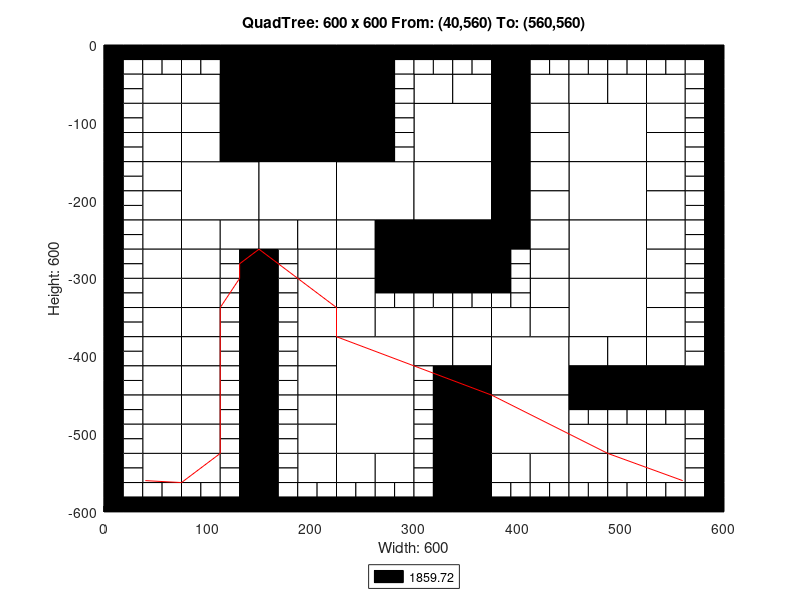

Reproduce this figure in MATLAB.
axis([0 600 -600 0]);
title('QuadTree: 600 x 600 From: (40,560) To: (560,560)');
xlabel('Width: 600');
ylabel('Height: 600');
rectangle('Position',[150 -75 75 75], 'FaceColor',[0 0 0]);
rectangle('Position',[150 -150 75 75], 'FaceColor',[0 0 0]);
rectangle('Position',[75 -225 75 75], 'FaceColor',[1 1 1]);
rectangle('Position',[150 -225 75 75], 'FaceColor',[1 1 1]);
rectangle('Position',[225 -225 75 75], 'FaceColor',[1 1 1]);
rectangle('Position',[300 -150 75 75], 'FaceColor',[1 1 1]);
rectangle('Position',[450 -150 75 75], 'FaceColor',[1 1 1]);
rectangle('Position',[300 -225 75 75], 'FaceColor',[1 1 1]);
rectangle('Position',[300 -300 75 75], 'FaceColor',[0 0 0]);
rectangle('Position',[450 -225 75 75], 'FaceColor',[1 1 1]);
rectangle('Position',[450 -300 75 75], 'FaceColor',[1 1 1]);
rectangle('Position',[225 -450 75 75], 'FaceColor',[1 1 1]);
rectangle('Position',[225 -525 75 75], 'FaceColor',[1 1 1]);
rectangle('Position',[375 -450 75 75], 'FaceColor',[1 1 1]);
rectangle('Position',[450 -375 75 75], 'FaceColor',[1 1 1]);
rectangle('Position',[375 -525 75 75], 'FaceColor',[1 1 1]);
rectangle('Position',[37.5 -75 37.5 37.5], 'FaceColor',[1 1 1]);
rectangle('Position',[112.5 -37.5 37.5 37.5], 'FaceColor',[0 0 0]);
rectangle('Position',[75 -75 37.5 37.5], 'FaceColor',[1 1 1]);
rectangle('Position',[112.5 -75 37.5 37.5], 'FaceColor',[0 0 0]);
rectangle('Position',[37.5 -112.5 37.5 37.5], 'FaceColor',[1 1 1]);
rectangle('Position',[37.5 -150 37.5 37.5], 'FaceColor',[1 1 1]);
rectangle('Position',[75 -112.5 37.5 37.5], 'FaceColor',[1 1 1]);
rectangle('Position',[112.5 -112.5 37.5 37.5], 'FaceColor',[0 0 0]);
rectangle('Position',[75 -150 37.5 37.5], 'FaceColor',[1 1 1]);
rectangle('Position',[112.5 -150 37.5 37.5], 'FaceColor',[0 0 0]);
rectangle('Position',[225 -37.5 37.5 37.5], 'FaceColor',[0 0 0]);
rectangle('Position',[225 -75 37.5 37.5], 'FaceColor',[0 0 0]);
rectangle('Position',[225 -112.5 37.5 37.5], 'FaceColor',[0 0 0]);
rectangle('Position',[225 -150 37.5 37.5], 'FaceColor',[0 0 0]);
rectangle('Position',[37.5 -187.5 37.5 37.5], 'FaceColor',[1 1 1]);
rectangle('Position',[37.5 -225 37.5 37.5], 'FaceColor',[1 1 1]);
rectangle('Position',[37.5 -262.5 37.5 37.5], 'FaceColor',[1 1 1]);
rectangle('Position',[37.5 -300 37.5 37.5], 'FaceColor',[1 1 1]);
rectangle('Position',[75 -262.5 37.5 37.5], 'FaceColor',[1 1 1]);
rectangle('Position',[112.5 -262.5 37.5 37.5], 'FaceColor',[1 1 1]);
rectangle('Position',[75 -300 37.5 37.5], 'FaceColor',[1 1 1]);
rectangle('Position',[150 -262.5 37.5 37.5], 'FaceColor',[1 1 1]);
rectangle('Position',[187.5 -262.5 37.5 37.5], 'FaceColor',[1 1 1]);
rectangle('Position',[187.5 -300 37.5 37.5], 'FaceColor',[1 1 1]);
rectangle('Position',[225 -262.5 37.5 37.5], 'FaceColor',[1 1 1]);
rectangle('Position',[262.5 -262.5 37.5 37.5], 'FaceColor',[0 0 0]);
rectangle('Position',[225 -300 37.5 37.5], 'FaceColor',[1 1 1]);
rectangle('Position',[262.5 -300 37.5 37.5], 'FaceColor',[0 0 0]);
rectangle('Position',[300 -75 37.5 37.5], 'FaceColor',[1 1 1]);
rectangle('Position',[337.5 -75 37.5 37.5], 'FaceColor',[1 1 1]);
rectangle('Position',[375 -37.5 37.5 37.5], 'FaceColor',[0 0 0]);
rectangle('Position',[375 -75 37.5 37.5], 'FaceColor',[0 0 0]);
rectangle('Position',[412.5 -75 37.5 37.5], 'FaceColor',[1 1 1]);
rectangle('Position',[375 -112.5 37.5 37.5], 'FaceColor',[0 0 0]);
rectangle('Position',[412.5 -112.5 37.5 37.5], 'FaceColor',[1 1 1]);
rectangle('Position',[375 -150 37.5 37.5], 'FaceColor',[0 0 0]);
rectangle('Position',[412.5 -150 37.5 37.5], 'FaceColor',[1 1 1]);
rectangle('Position',[450 -75 37.5 37.5], 'FaceColor',[1 1 1]);
rectangle('Position',[487.5 -75 37.5 37.5], 'FaceColor',[1 1 1]);
rectangle('Position',[525 -75 37.5 37.5], 'FaceColor',[1 1 1]);
rectangle('Position',[525 -112.5 37.5 37.5], 'FaceColor',[1 1 1]);
rectangle('Position',[525 -150 37.5 37.5], 'FaceColor',[1 1 1]);
rectangle('Position',[375 -187.5 37.5 37.5], 'FaceColor',[0 0 0]);
rectangle('Position',[412.5 -187.5 37.5 37.5], 'FaceColor',[1 1 1]);
rectangle('Position',[375 -225 37.5 37.5], 'FaceColor',[0 0 0]);
rectangle('Position',[412.5 -225 37.5 37.5], 'FaceColor',[1 1 1]);
rectangle('Position',[375 -262.5 37.5 37.5], 'FaceColor',[0 0 0]);
rectangle('Position',[412.5 -262.5 37.5 37.5], 'FaceColor',[1 1 1]);
rectangle('Position',[412.5 -300 37.5 37.5], 'FaceColor',[1 1 1]);
rectangle('Position',[525 -187.5 37.5 37.5], 'FaceColor',[1 1 1]);
rectangle('Position',[525 -225 37.5 37.5], 'FaceColor',[1 1 1]);
rectangle('Position',[525 -262.5 37.5 37.5], 'FaceColor',[1 1 1]);
rectangle('Position',[525 -300 37.5 37.5], 'FaceColor',[1 1 1]);
rectangle('Position',[37.5 -337.5 37.5 37.5], 'FaceColor',[1 1 1]);
rectangle('Position',[37.5 -375 37.5 37.5], 'FaceColor',[1 1 1]);
rectangle('Position',[75 -337.5 37.5 37.5], 'FaceColor',[1 1 1]);
rectangle('Position',[75 -375 37.5 37.5], 'FaceColor',[1 1 1]);
rectangle('Position',[37.5 -412.5 37.5 37.5], 'FaceColor',[1 1 1]);
rectangle('Position',[37.5 -450 37.5 37.5], 'FaceColor',[1 1 1]);
rectangle('Position',[75 -412.5 37.5 37.5], 'FaceColor',[1 1 1]);
rectangle('Position',[75 -450 37.5 37.5], 'FaceColor',[1 1 1]);
rectangle('Position',[187.5 -337.5 37.5 37.5], 'FaceColor',[1 1 1]);
rectangle('Position',[187.5 -375 37.5 37.5], 'FaceColor',[1 1 1]);
rectangle('Position',[225 -337.5 37.5 37.5], 'FaceColor',[1 1 1]);
rectangle('Position',[225 -375 37.5 37.5], 'FaceColor',[1 1 1]);
rectangle('Position',[262.5 -375 37.5 37.5], 'FaceColor',[1 1 1]);
rectangle('Position',[187.5 -412.5 37.5 37.5], 'FaceColor',[1 1 1]);
rectangle('Position',[187.5 -450 37.5 37.5], 'FaceColor',[1 1 1]);
rectangle('Position',[37.5 -487.5 37.5 37.5], 'FaceColor',[1 1 1]);
rectangle('Position',[37.5 -525 37.5 37.5], 'FaceColor',[1 1 1]);
rectangle('Position',[75 -487.5 37.5 37.5], 'FaceColor',[1 1 1]);
rectangle('Position',[75 -525 37.5 37.5], 'FaceColor',[1 1 1]);
rectangle('Position',[37.5 -562.5 37.5 37.5], 'FaceColor',[1 1 1]);
rectangle('Position',[75 -562.5 37.5 37.5], 'FaceColor',[1 1 1]);
rectangle('Position',[187.5 -487.5 37.5 37.5], 'FaceColor',[1 1 1]);
rectangle('Position',[187.5 -525 37.5 37.5], 'FaceColor',[1 1 1]);
rectangle('Position',[187.5 -562.5 37.5 37.5], 'FaceColor',[1 1 1]);
rectangle('Position',[225 -562.5 37.5 37.5], 'FaceColor',[1 1 1]);
rectangle('Position',[262.5 -562.5 37.5 37.5], 'FaceColor',[1 1 1]);
rectangle('Position',[300 -375 37.5 37.5], 'FaceColor',[1 1 1]);
rectangle('Position',[337.5 -375 37.5 37.5], 'FaceColor',[1 1 1]);
rectangle('Position',[412.5 -337.5 37.5 37.5], 'FaceColor',[1 1 1]);
rectangle('Position',[375 -375 37.5 37.5], 'FaceColor',[1 1 1]);
rectangle('Position',[412.5 -375 37.5 37.5], 'FaceColor',[1 1 1]);
rectangle('Position',[300 -412.5 37.5 37.5], 'FaceColor',[1 1 1]);
rectangle('Position',[337.5 -412.5 37.5 37.5], 'FaceColor',[1 1 1]);
rectangle('Position',[337.5 -450 37.5 37.5], 'FaceColor',[0 0 0]);
rectangle('Position',[525 -337.5 37.5 37.5], 'FaceColor',[1 1 1]);
rectangle('Position',[525 -375 37.5 37.5], 'FaceColor',[1 1 1]);
rectangle('Position',[450 -412.5 37.5 37.5], 'FaceColor',[1 1 1]);
rectangle('Position',[487.5 -412.5 37.5 37.5], 'FaceColor',[1 1 1]);
rectangle('Position',[450 -450 37.5 37.5], 'FaceColor',[0 0 0]);
rectangle('Position',[487.5 -450 37.5 37.5], 'FaceColor',[0 0 0]);
rectangle('Position',[525 -412.5 37.5 37.5], 'FaceColor',[1 1 1]);
rectangle('Position',[525 -450 37.5 37.5], 'FaceColor',[0 0 0]);
rectangle('Position',[562.5 -450 37.5 37.5], 'FaceColor',[0 0 0]);
rectangle('Position',[337.5 -487.5 37.5 37.5], 'FaceColor',[0 0 0]);
rectangle('Position',[337.5 -525 37.5 37.5], 'FaceColor',[0 0 0]);
rectangle('Position',[337.5 -562.5 37.5 37.5], 'FaceColor',[0 0 0]);
rectangle('Position',[337.5 -600 37.5 37.5], 'FaceColor',[0 0 0]);
rectangle('Position',[375 -562.5 37.5 37.5], 'FaceColor',[1 1 1]);
rectangle('Position',[412.5 -562.5 37.5 37.5], 'FaceColor',[1 1 1]);
rectangle('Position',[450 -525 37.5 37.5], 'FaceColor',[1 1 1]);
rectangle('Position',[487.5 -525 37.5 37.5], 'FaceColor',[1 1 1]);
rectangle('Position',[525 -525 37.5 37.5], 'FaceColor',[1 1 1]);
rectangle('Position',[450 -562.5 37.5 37.5], 'FaceColor',[1 1 1]);
rectangle('Position',[487.5 -562.5 37.5 37.5], 'FaceColor',[1 1 1]);
rectangle('Position',[525 -562.5 37.5 37.5], 'FaceColor',[1 1 1]);
rectangle('Position',[0 -18.75 18.75 18.75], 'FaceColor',[0 0 0]);
rectangle('Position',[18.75 -18.75 18.75 18.75], 'FaceColor',[0 0 0]);
rectangle('Position',[0 -37.5 18.75 18.75], 'FaceColor',[0 0 0]);
rectangle('Position',[18.75 -37.5 18.75 18.75], 'FaceColor',[1 1 1]);
rectangle('Position',[37.5 -18.75 18.75 18.75], 'FaceColor',[0 0 0]);
rectangle('Position',[56.25 -18.75 18.75 18.75], 'FaceColor',[0 0 0]);
rectangle('Position',[37.5 -37.5 18.75 18.75], 'FaceColor',[1 1 1]);
rectangle('Position',[56.25 -37.5 18.75 18.75], 'FaceColor',[1 1 1]);
rectangle('Position',[0 -56.25 18.75 18.75], 'FaceColor',[0 0 0]);
rectangle('Position',[18.75 -56.25 18.75 18.75], 'FaceColor',[1 1 1]);
rectangle('Position',[0 -75 18.75 18.75], 'FaceColor',[0 0 0]);
rectangle('Position',[18.75 -75 18.75 18.75], 'FaceColor',[1 1 1]);
rectangle('Position',[75 -18.75 18.75 18.75], 'FaceColor',[0 0 0]);
rectangle('Position',[93.75 -18.75 18.75 18.75], 'FaceColor',[0 0 0]);
rectangle('Position',[75 -37.5 18.75 18.75], 'FaceColor',[1 1 1]);
rectangle('Position',[93.75 -37.5 18.75 18.75], 'FaceColor',[1 1 1]);
rectangle('Position',[0 -93.75 18.75 18.75], 'FaceColor',[0 0 0]);
rectangle('Position',[18.75 -93.75 18.75 18.75], 'FaceColor',[1 1 1]);
rectangle('Position',[0 -112.5 18.75 18.75], 'FaceColor',[0 0 0]);
rectangle('Position',[18.75 -112.5 18.75 18.75], 'FaceColor',[1 1 1]);
rectangle('Position',[0 -131.25 18.75 18.75], 'FaceColor',[0 0 0]);
rectangle('Position',[18.75 -131.25 18.75 18.75], 'FaceColor',[1 1 1]);
rectangle('Position',[0 -150 18.75 18.75], 'FaceColor',[0 0 0]);
rectangle('Position',[18.75 -150 18.75 18.75], 'FaceColor',[1 1 1]);
rectangle('Position',[262.5 -18.75 18.75 18.75], 'FaceColor',[0 0 0]);
rectangle('Position',[281.25 -18.75 18.75 18.75], 'FaceColor',[0 0 0]);
rectangle('Position',[262.5 -37.5 18.75 18.75], 'FaceColor',[0 0 0]);
rectangle('Position',[281.25 -37.5 18.75 18.75], 'FaceColor',[1 1 1]);
rectangle('Position',[262.5 -56.25 18.75 18.75], 'FaceColor',[0 0 0]);
rectangle('Position',[281.25 -56.25 18.75 18.75], 'FaceColor',[1 1 1]);
rectangle('Position',[262.5 -75 18.75 18.75], 'FaceColor',[0 0 0]);
rectangle('Position',[281.25 -75 18.75 18.75], 'FaceColor',[1 1 1]);
rectangle('Position',[262.5 -93.75 18.75 18.75], 'FaceColor',[0 0 0]);
rectangle('Position',[281.25 -93.75 18.75 18.75], 'FaceColor',[1 1 1]);
rectangle('Position',[262.5 -112.5 18.75 18.75], 'FaceColor',[0 0 0]);
rectangle('Position',[281.25 -112.5 18.75 18.75], 'FaceColor',[1 1 1]);
rectangle('Position',[262.5 -131.25 18.75 18.75], 'FaceColor',[0 0 0]);
rectangle('Position',[281.25 -131.25 18.75 18.75], 'FaceColor',[1 1 1]);
rectangle('Position',[262.5 -150 18.75 18.75], 'FaceColor',[0 0 0]);
rectangle('Position',[281.25 -150 18.75 18.75], 'FaceColor',[1 1 1]);
rectangle('Position',[0 -168.75 18.75 18.75], 'FaceColor',[0 0 0]);
rectangle('Position',[18.75 -168.75 18.75 18.75], 'FaceColor',[1 1 1]);
rectangle('Position',[0 -187.5 18.75 18.75], 'FaceColor',[0 0 0]);
rectangle('Position',[18.75 -187.5 18.75 18.75], 'FaceColor',[1 1 1]);
rectangle('Position',[0 -206.25 18.75 18.75], 'FaceColor',[0 0 0]);
rectangle('Position',[18.75 -206.25 18.75 18.75], 'FaceColor',[1 1 1]);
rectangle('Position',[0 -225 18.75 18.75], 'FaceColor',[0 0 0]);
rectangle('Position',[18.75 -225 18.75 18.75], 'FaceColor',[1 1 1]);
rectangle('Position',[0 -243.75 18.75 18.75], 'FaceColor',[0 0 0]);
rectangle('Position',[18.75 -243.75 18.75 18.75], 'FaceColor',[1 1 1]);
rectangle('Position',[0 -262.5 18.75 18.75], 'FaceColor',[0 0 0]);
rectangle('Position',[18.75 -262.5 18.75 18.75], 'FaceColor',[1 1 1]);
rectangle('Position',[0 -281.25 18.75 18.75], 'FaceColor',[0 0 0]);
rectangle('Position',[18.75 -281.25 18.75 18.75], 'FaceColor',[1 1 1]);
rectangle('Position',[0 -300 18.75 18.75], 'FaceColor',[0 0 0]);
rectangle('Position',[18.75 -300 18.75 18.75], 'FaceColor',[1 1 1]);
rectangle('Position',[112.5 -281.25 18.75 18.75], 'FaceColor',[1 1 1]);
rectangle('Position',[131.25 -281.25 18.75 18.75], 'FaceColor',[0 0 0]);
rectangle('Position',[112.5 -300 18.75 18.75], 'FaceColor',[1 1 1]);
rectangle('Position',[131.25 -300 18.75 18.75], 'FaceColor',[0 0 0]);
rectangle('Position',[150 -281.25 18.75 18.75], 'FaceColor',[0 0 0]);
rectangle('Position',[168.75 -281.25 18.75 18.75], 'FaceColor',[1 1 1]);
rectangle('Position',[150 -300 18.75 18.75], 'FaceColor',[0 0 0]);
rectangle('Position',[168.75 -300 18.75 18.75], 'FaceColor',[1 1 1]);
rectangle('Position',[300 -18.75 18.75 18.75], 'FaceColor',[0 0 0]);
rectangle('Position',[318.75 -18.75 18.75 18.75], 'FaceColor',[0 0 0]);
rectangle('Position',[300 -37.5 18.75 18.75], 'FaceColor',[1 1 1]);
rectangle('Position',[318.75 -37.5 18.75 18.75], 'FaceColor',[1 1 1]);
rectangle('Position',[337.5 -18.75 18.75 18.75], 'FaceColor',[0 0 0]);
rectangle('Position',[356.25 -18.75 18.75 18.75], 'FaceColor',[0 0 0]);
rectangle('Position',[337.5 -37.5 18.75 18.75], 'FaceColor',[1 1 1]);
rectangle('Position',[356.25 -37.5 18.75 18.75], 'FaceColor',[1 1 1]);
rectangle('Position',[412.5 -18.75 18.75 18.75], 'FaceColor',[0 0 0]);
rectangle('Position',[431.25 -18.75 18.75 18.75], 'FaceColor',[0 0 0]);
rectangle('Position',[412.5 -37.5 18.75 18.75], 'FaceColor',[1 1 1]);
rectangle('Position',[431.25 -37.5 18.75 18.75], 'FaceColor',[1 1 1]);
rectangle('Position',[450 -18.75 18.75 18.75], 'FaceColor',[0 0 0]);
rectangle('Position',[468.75 -18.75 18.75 18.75], 'FaceColor',[0 0 0]);
rectangle('Position',[450 -37.5 18.75 18.75], 'FaceColor',[1 1 1]);
rectangle('Position',[468.75 -37.5 18.75 18.75], 'FaceColor',[1 1 1]);
rectangle('Position',[487.5 -18.75 18.75 18.75], 'FaceColor',[0 0 0]);
rectangle('Position',[506.25 -18.75 18.75 18.75], 'FaceColor',[0 0 0]);
rectangle('Position',[487.5 -37.5 18.75 18.75], 'FaceColor',[1 1 1]);
rectangle('Position',[506.25 -37.5 18.75 18.75], 'FaceColor',[1 1 1]);
rectangle('Position',[525 -18.75 18.75 18.75], 'FaceColor',[0 0 0]);
rectangle('Position',[543.75 -18.75 18.75 18.75], 'FaceColor',[0 0 0]);
rectangle('Position',[525 -37.5 18.75 18.75], 'FaceColor',[1 1 1]);
rectangle('Position',[543.75 -37.5 18.75 18.75], 'FaceColor',[1 1 1]);
rectangle('Position',[562.5 -18.75 18.75 18.75], 'FaceColor',[0 0 0]);
rectangle('Position',[581.25 -18.75 18.75 18.75], 'FaceColor',[0 0 0]);
rectangle('Position',[562.5 -37.5 18.75 18.75], 'FaceColor',[1 1 1]);
rectangle('Position',[581.25 -37.5 18.75 18.75], 'FaceColor',[0 0 0]);
rectangle('Position',[562.5 -56.25 18.75 18.75], 'FaceColor',[1 1 1]);
rectangle('Position',[581.25 -56.25 18.75 18.75], 'FaceColor',[0 0 0]);
rectangle('Position',[562.5 -75 18.75 18.75], 'FaceColor',[1 1 1]);
rectangle('Position',[581.25 -75 18.75 18.75], 'FaceColor',[0 0 0]);
rectangle('Position',[562.5 -93.75 18.75 18.75], 'FaceColor',[1 1 1]);
rectangle('Position',[581.25 -93.75 18.75 18.75], 'FaceColor',[0 0 0]);
rectangle('Position',[562.5 -112.5 18.75 18.75], 'FaceColor',[1 1 1]);
rectangle('Position',[581.25 -112.5 18.75 18.75], 'FaceColor',[0 0 0]);
rectangle('Position',[562.5 -131.25 18.75 18.75], 'FaceColor',[1 1 1]);
rectangle('Position',[581.25 -131.25 18.75 18.75], 'FaceColor',[0 0 0]);
rectangle('Position',[562.5 -150 18.75 18.75], 'FaceColor',[1 1 1]);
rectangle('Position',[581.25 -150 18.75 18.75], 'FaceColor',[0 0 0]);
rectangle('Position',[375 -281.25 18.75 18.75], 'FaceColor',[0 0 0]);
rectangle('Position',[393.75 -281.25 18.75 18.75], 'FaceColor',[1 1 1]);
rectangle('Position',[375 -300 18.75 18.75], 'FaceColor',[0 0 0]);
rectangle('Position',[393.75 -300 18.75 18.75], 'FaceColor',[1 1 1]);
rectangle('Position',[562.5 -168.75 18.75 18.75], 'FaceColor',[1 1 1]);
rectangle('Position',[581.25 -168.75 18.75 18.75], 'FaceColor',[0 0 0]);
rectangle('Position',[562.5 -187.5 18.75 18.75], 'FaceColor',[1 1 1]);
rectangle('Position',[581.25 -187.5 18.75 18.75], 'FaceColor',[0 0 0]);
rectangle('Position',[562.5 -206.25 18.75 18.75], 'FaceColor',[1 1 1]);
rectangle('Position',[581.25 -206.25 18.75 18.75], 'FaceColor',[0 0 0]);
rectangle('Position',[562.5 -225 18.75 18.75], 'FaceColor',[1 1 1]);
rectangle('Position',[581.25 -225 18.75 18.75], 'FaceColor',[0 0 0]);
rectangle('Position',[562.5 -243.75 18.75 18.75], 'FaceColor',[1 1 1]);
rectangle('Position',[581.25 -243.75 18.75 18.75], 'FaceColor',[0 0 0]);
rectangle('Position',[562.5 -262.5 18.75 18.75], 'FaceColor',[1 1 1]);
rectangle('Position',[581.25 -262.5 18.75 18.75], 'FaceColor',[0 0 0]);
rectangle('Position',[562.5 -281.25 18.75 18.75], 'FaceColor',[1 1 1]);
rectangle('Position',[581.25 -281.25 18.75 18.75], 'FaceColor',[0 0 0]);
rectangle('Position',[562.5 -300 18.75 18.75], 'FaceColor',[1 1 1]);
rectangle('Position',[581.25 -300 18.75 18.75], 'FaceColor',[0 0 0]);
rectangle('Position',[0 -318.75 18.75 18.75], 'FaceColor',[0 0 0]);
rectangle('Position',[18.75 -318.75 18.75 18.75], 'FaceColor',[1 1 1]);
rectangle('Position',[0 -337.5 18.75 18.75], 'FaceColor',[0 0 0]);
rectangle('Position',[18.75 -337.5 18.75 18.75], 'FaceColor',[1 1 1]);
rectangle('Position',[0 -356.25 18.75 18.75], 'FaceColor',[0 0 0]);
rectangle('Position',[18.75 -356.25 18.75 18.75], 'FaceColor',[1 1 1]);
rectangle('Position',[0 -375 18.75 18.75], 'FaceColor',[0 0 0]);
rectangle('Position',[18.75 -375 18.75 18.75], 'FaceColor',[1 1 1]);
rectangle('Position',[112.5 -318.75 18.75 18.75], 'FaceColor',[1 1 1]);
rectangle('Position',[131.25 -318.75 18.75 18.75], 'FaceColor',[0 0 0]);
rectangle('Position',[112.5 -337.5 18.75 18.75], 'FaceColor',[1 1 1]);
rectangle('Position',[131.25 -337.5 18.75 18.75], 'FaceColor',[0 0 0]);
rectangle('Position',[112.5 -356.25 18.75 18.75], 'FaceColor',[1 1 1]);
rectangle('Position',[131.25 -356.25 18.75 18.75], 'FaceColor',[0 0 0]);
rectangle('Position',[112.5 -375 18.75 18.75], 'FaceColor',[1 1 1]);
rectangle('Position',[131.25 -375 18.75 18.75], 'FaceColor',[0 0 0]);
rectangle('Position',[0 -393.75 18.75 18.75], 'FaceColor',[0 0 0]);
rectangle('Position',[18.75 -393.75 18.75 18.75], 'FaceColor',[1 1 1]);
rectangle('Position',[0 -412.5 18.75 18.75], 'FaceColor',[0 0 0]);
rectangle('Position',[18.75 -412.5 18.75 18.75], 'FaceColor',[1 1 1]);
rectangle('Position',[0 -431.25 18.75 18.75], 'FaceColor',[0 0 0]);
rectangle('Position',[18.75 -431.25 18.75 18.75], 'FaceColor',[1 1 1]);
rectangle('Position',[0 -450 18.75 18.75], 'FaceColor',[0 0 0]);
rectangle('Position',[18.75 -450 18.75 18.75], 'FaceColor',[1 1 1]);
rectangle('Position',[112.5 -393.75 18.75 18.75], 'FaceColor',[1 1 1]);
rectangle('Position',[131.25 -393.75 18.75 18.75], 'FaceColor',[0 0 0]);
rectangle('Position',[112.5 -412.5 18.75 18.75], 'FaceColor',[1 1 1]);
rectangle('Position',[131.25 -412.5 18.75 18.75], 'FaceColor',[0 0 0]);
rectangle('Position',[112.5 -431.25 18.75 18.75], 'FaceColor',[1 1 1]);
rectangle('Position',[131.25 -431.25 18.75 18.75], 'FaceColor',[0 0 0]);
rectangle('Position',[112.5 -450 18.75 18.75], 'FaceColor',[1 1 1]);
rectangle('Position',[131.25 -450 18.75 18.75], 'FaceColor',[0 0 0]);
rectangle('Position',[150 -318.75 18.75 18.75], 'FaceColor',[0 0 0]);
rectangle('Position',[168.75 -318.75 18.75 18.75], 'FaceColor',[1 1 1]);
rectangle('Position',[150 -337.5 18.75 18.75], 'FaceColor',[0 0 0]);
rectangle('Position',[168.75 -337.5 18.75 18.75], 'FaceColor',[1 1 1]);
rectangle('Position',[150 -356.25 18.75 18.75], 'FaceColor',[0 0 0]);
rectangle('Position',[168.75 -356.25 18.75 18.75], 'FaceColor',[1 1 1]);
rectangle('Position',[150 -375 18.75 18.75], 'FaceColor',[0 0 0]);
rectangle('Position',[168.75 -375 18.75 18.75], 'FaceColor',[1 1 1]);
rectangle('Position',[262.5 -318.75 18.75 18.75], 'FaceColor',[0 0 0]);
rectangle('Position',[281.25 -318.75 18.75 18.75], 'FaceColor',[0 0 0]);
rectangle('Position',[262.5 -337.5 18.75 18.75], 'FaceColor',[1 1 1]);
rectangle('Position',[281.25 -337.5 18.75 18.75], 'FaceColor',[1 1 1]);
rectangle('Position',[150 -393.75 18.75 18.75], 'FaceColor',[0 0 0]);
rectangle('Position',[168.75 -393.75 18.75 18.75], 'FaceColor',[1 1 1]);
rectangle('Position',[150 -412.5 18.75 18.75], 'FaceColor',[0 0 0]);
rectangle('Position',[168.75 -412.5 18.75 18.75], 'FaceColor',[1 1 1]);
rectangle('Position',[150 -431.25 18.75 18.75], 'FaceColor',[0 0 0]);
rectangle('Position',[168.75 -431.25 18.75 18.75], 'FaceColor',[1 1 1]);
rectangle('Position',[150 -450 18.75 18.75], 'FaceColor',[0 0 0]);
rectangle('Position',[168.75 -450 18.75 18.75], 'FaceColor',[1 1 1]);
rectangle('Position',[0 -468.75 18.75 18.75], 'FaceColor',[0 0 0]);
rectangle('Position',[18.75 -468.75 18.75 18.75], 'FaceColor',[1 1 1]);
rectangle('Position',[0 -487.5 18.75 18.75], 'FaceColor',[0 0 0]);
rectangle('Position',[18.75 -487.5 18.75 18.75], 'FaceColor',[1 1 1]);
rectangle('Position',[0 -506.25 18.75 18.75], 'FaceColor',[0 0 0]);
rectangle('Position',[18.75 -506.25 18.75 18.75], 'FaceColor',[1 1 1]);
rectangle('Position',[0 -525 18.75 18.75], 'FaceColor',[0 0 0]);
rectangle('Position',[18.75 -525 18.75 18.75], 'FaceColor',[1 1 1]);
rectangle('Position',[112.5 -468.75 18.75 18.75], 'FaceColor',[1 1 1]);
rectangle('Position',[131.25 -468.75 18.75 18.75], 'FaceColor',[0 0 0]);
rectangle('Position',[112.5 -487.5 18.75 18.75], 'FaceColor',[1 1 1]);
rectangle('Position',[131.25 -487.5 18.75 18.75], 'FaceColor',[0 0 0]);
rectangle('Position',[112.5 -506.25 18.75 18.75], 'FaceColor',[1 1 1]);
rectangle('Position',[131.25 -506.25 18.75 18.75], 'FaceColor',[0 0 0]);
rectangle('Position',[112.5 -525 18.75 18.75], 'FaceColor',[1 1 1]);
rectangle('Position',[131.25 -525 18.75 18.75], 'FaceColor',[0 0 0]);
rectangle('Position',[0 -543.75 18.75 18.75], 'FaceColor',[0 0 0]);
rectangle('Position',[18.75 -543.75 18.75 18.75], 'FaceColor',[1 1 1]);
rectangle('Position',[0 -562.5 18.75 18.75], 'FaceColor',[0 0 0]);
rectangle('Position',[18.75 -562.5 18.75 18.75], 'FaceColor',[1 1 1]);
rectangle('Position',[0 -581.25 18.75 18.75], 'FaceColor',[0 0 0]);
rectangle('Position',[18.75 -581.25 18.75 18.75], 'FaceColor',[1 1 1]);
rectangle('Position',[0 -600 18.75 18.75], 'FaceColor',[0 0 0]);
rectangle('Position',[18.75 -600 18.75 18.75], 'FaceColor',[0 0 0]);
rectangle('Position',[37.5 -581.25 18.75 18.75], 'FaceColor',[1 1 1]);
rectangle('Position',[56.25 -581.25 18.75 18.75], 'FaceColor',[1 1 1]);
rectangle('Position',[37.5 -600 18.75 18.75], 'FaceColor',[0 0 0]);
rectangle('Position',[56.25 -600 18.75 18.75], 'FaceColor',[0 0 0]);
rectangle('Position',[112.5 -543.75 18.75 18.75], 'FaceColor',[1 1 1]);
rectangle('Position',[131.25 -543.75 18.75 18.75], 'FaceColor',[0 0 0]);
rectangle('Position',[112.5 -562.5 18.75 18.75], 'FaceColor',[1 1 1]);
rectangle('Position',[131.25 -562.5 18.75 18.75], 'FaceColor',[0 0 0]);
rectangle('Position',[75 -581.25 18.75 18.75], 'FaceColor',[1 1 1]);
rectangle('Position',[93.75 -581.25 18.75 18.75], 'FaceColor',[1 1 1]);
rectangle('Position',[75 -600 18.75 18.75], 'FaceColor',[0 0 0]);
rectangle('Position',[93.75 -600 18.75 18.75], 'FaceColor',[0 0 0]);
rectangle('Position',[112.5 -581.25 18.75 18.75], 'FaceColor',[1 1 1]);
rectangle('Position',[131.25 -581.25 18.75 18.75], 'FaceColor',[0 0 0]);
rectangle('Position',[112.5 -600 18.75 18.75], 'FaceColor',[0 0 0]);
rectangle('Position',[131.25 -600 18.75 18.75], 'FaceColor',[0 0 0]);
rectangle('Position',[150 -468.75 18.75 18.75], 'FaceColor',[0 0 0]);
rectangle('Position',[168.75 -468.75 18.75 18.75], 'FaceColor',[1 1 1]);
rectangle('Position',[150 -487.5 18.75 18.75], 'FaceColor',[0 0 0]);
rectangle('Position',[168.75 -487.5 18.75 18.75], 'FaceColor',[1 1 1]);
rectangle('Position',[150 -506.25 18.75 18.75], 'FaceColor',[0 0 0]);
rectangle('Position',[168.75 -506.25 18.75 18.75], 'FaceColor',[1 1 1]);
rectangle('Position',[150 -525 18.75 18.75], 'FaceColor',[0 0 0]);
rectangle('Position',[168.75 -525 18.75 18.75], 'FaceColor',[1 1 1]);
rectangle('Position',[150 -543.75 18.75 18.75], 'FaceColor',[0 0 0]);
rectangle('Position',[168.75 -543.75 18.75 18.75], 'FaceColor',[1 1 1]);
rectangle('Position',[150 -562.5 18.75 18.75], 'FaceColor',[0 0 0]);
rectangle('Position',[168.75 -562.5 18.75 18.75], 'FaceColor',[1 1 1]);
rectangle('Position',[150 -581.25 18.75 18.75], 'FaceColor',[0 0 0]);
rectangle('Position',[168.75 -581.25 18.75 18.75], 'FaceColor',[1 1 1]);
rectangle('Position',[150 -600 18.75 18.75], 'FaceColor',[0 0 0]);
rectangle('Position',[168.75 -600 18.75 18.75], 'FaceColor',[0 0 0]);
rectangle('Position',[187.5 -581.25 18.75 18.75], 'FaceColor',[1 1 1]);
rectangle('Position',[206.25 -581.25 18.75 18.75], 'FaceColor',[1 1 1]);
rectangle('Position',[187.5 -600 18.75 18.75], 'FaceColor',[0 0 0]);
rectangle('Position',[206.25 -600 18.75 18.75], 'FaceColor',[0 0 0]);
rectangle('Position',[225 -581.25 18.75 18.75], 'FaceColor',[1 1 1]);
rectangle('Position',[243.75 -581.25 18.75 18.75], 'FaceColor',[1 1 1]);
rectangle('Position',[225 -600 18.75 18.75], 'FaceColor',[0 0 0]);
rectangle('Position',[243.75 -600 18.75 18.75], 'FaceColor',[0 0 0]);
rectangle('Position',[262.5 -581.25 18.75 18.75], 'FaceColor',[1 1 1]);
rectangle('Position',[281.25 -581.25 18.75 18.75], 'FaceColor',[1 1 1]);
rectangle('Position',[262.5 -600 18.75 18.75], 'FaceColor',[0 0 0]);
rectangle('Position',[281.25 -600 18.75 18.75], 'FaceColor',[0 0 0]);
rectangle('Position',[300 -318.75 18.75 18.75], 'FaceColor',[0 0 0]);
rectangle('Position',[318.75 -318.75 18.75 18.75], 'FaceColor',[0 0 0]);
rectangle('Position',[300 -337.5 18.75 18.75], 'FaceColor',[1 1 1]);
rectangle('Position',[318.75 -337.5 18.75 18.75], 'FaceColor',[1 1 1]);
rectangle('Position',[337.5 -318.75 18.75 18.75], 'FaceColor',[0 0 0]);
rectangle('Position',[356.25 -318.75 18.75 18.75], 'FaceColor',[0 0 0]);
rectangle('Position',[337.5 -337.5 18.75 18.75], 'FaceColor',[1 1 1]);
rectangle('Position',[356.25 -337.5 18.75 18.75], 'FaceColor',[1 1 1]);
rectangle('Position',[375 -318.75 18.75 18.75], 'FaceColor',[0 0 0]);
rectangle('Position',[393.75 -318.75 18.75 18.75], 'FaceColor',[1 1 1]);
rectangle('Position',[375 -337.5 18.75 18.75], 'FaceColor',[1 1 1]);
rectangle('Position',[393.75 -337.5 18.75 18.75], 'FaceColor',[1 1 1]);
rectangle('Position',[300 -431.25 18.75 18.75], 'FaceColor',[1 1 1]);
rectangle('Position',[318.75 -431.25 18.75 18.75], 'FaceColor',[0 0 0]);
rectangle('Position',[300 -450 18.75 18.75], 'FaceColor',[1 1 1]);
rectangle('Position',[318.75 -450 18.75 18.75], 'FaceColor',[0 0 0]);
rectangle('Position',[562.5 -318.75 18.75 18.75], 'FaceColor',[1 1 1]);
rectangle('Position',[581.25 -318.75 18.75 18.75], 'FaceColor',[0 0 0]);
rectangle('Position',[562.5 -337.5 18.75 18.75], 'FaceColor',[1 1 1]);
rectangle('Position',[581.25 -337.5 18.75 18.75], 'FaceColor',[0 0 0]);
rectangle('Position',[562.5 -356.25 18.75 18.75], 'FaceColor',[1 1 1]);
rectangle('Position',[581.25 -356.25 18.75 18.75], 'FaceColor',[0 0 0]);
rectangle('Position',[562.5 -375 18.75 18.75], 'FaceColor',[1 1 1]);
rectangle('Position',[581.25 -375 18.75 18.75], 'FaceColor',[0 0 0]);
rectangle('Position',[562.5 -393.75 18.75 18.75], 'FaceColor',[1 1 1]);
rectangle('Position',[581.25 -393.75 18.75 18.75], 'FaceColor',[0 0 0]);
rectangle('Position',[562.5 -412.5 18.75 18.75], 'FaceColor',[1 1 1]);
rectangle('Position',[581.25 -412.5 18.75 18.75], 'FaceColor',[0 0 0]);
rectangle('Position',[300 -468.75 18.75 18.75], 'FaceColor',[1 1 1]);
rectangle('Position',[318.75 -468.75 18.75 18.75], 'FaceColor',[0 0 0]);
rectangle('Position',[300 -487.5 18.75 18.75], 'FaceColor',[1 1 1]);
rectangle('Position',[318.75 -487.5 18.75 18.75], 'FaceColor',[0 0 0]);
rectangle('Position',[300 -506.25 18.75 18.75], 'FaceColor',[1 1 1]);
rectangle('Position',[318.75 -506.25 18.75 18.75], 'FaceColor',[0 0 0]);
rectangle('Position',[300 -525 18.75 18.75], 'FaceColor',[1 1 1]);
rectangle('Position',[318.75 -525 18.75 18.75], 'FaceColor',[0 0 0]);
rectangle('Position',[300 -543.75 18.75 18.75], 'FaceColor',[1 1 1]);
rectangle('Position',[318.75 -543.75 18.75 18.75], 'FaceColor',[0 0 0]);
rectangle('Position',[300 -562.5 18.75 18.75], 'FaceColor',[1 1 1]);
rectangle('Position',[318.75 -562.5 18.75 18.75], 'FaceColor',[0 0 0]);
rectangle('Position',[300 -581.25 18.75 18.75], 'FaceColor',[1 1 1]);
rectangle('Position',[318.75 -581.25 18.75 18.75], 'FaceColor',[0 0 0]);
rectangle('Position',[300 -600 18.75 18.75], 'FaceColor',[0 0 0]);
rectangle('Position',[318.75 -600 18.75 18.75], 'FaceColor',[0 0 0]);
rectangle('Position',[375 -581.25 18.75 18.75], 'FaceColor',[1 1 1]);
rectangle('Position',[393.75 -581.25 18.75 18.75], 'FaceColor',[1 1 1]);
rectangle('Position',[375 -600 18.75 18.75], 'FaceColor',[0 0 0]);
rectangle('Position',[393.75 -600 18.75 18.75], 'FaceColor',[0 0 0]);
rectangle('Position',[412.5 -581.25 18.75 18.75], 'FaceColor',[1 1 1]);
rectangle('Position',[431.25 -581.25 18.75 18.75], 'FaceColor',[1 1 1]);
rectangle('Position',[412.5 -600 18.75 18.75], 'FaceColor',[0 0 0]);
rectangle('Position',[431.25 -600 18.75 18.75], 'FaceColor',[0 0 0]);
rectangle('Position',[450 -468.75 18.75 18.75], 'FaceColor',[0 0 0]);
rectangle('Position',[468.75 -468.75 18.75 18.75], 'FaceColor',[0 0 0]);
rectangle('Position',[450 -487.5 18.75 18.75], 'FaceColor',[1 1 1]);
rectangle('Position',[468.75 -487.5 18.75 18.75], 'FaceColor',[1 1 1]);
rectangle('Position',[487.5 -468.75 18.75 18.75], 'FaceColor',[0 0 0]);
rectangle('Position',[506.25 -468.75 18.75 18.75], 'FaceColor',[0 0 0]);
rectangle('Position',[487.5 -487.5 18.75 18.75], 'FaceColor',[1 1 1]);
rectangle('Position',[506.25 -487.5 18.75 18.75], 'FaceColor',[1 1 1]);
rectangle('Position',[525 -468.75 18.75 18.75], 'FaceColor',[0 0 0]);
rectangle('Position',[543.75 -468.75 18.75 18.75], 'FaceColor',[0 0 0]);
rectangle('Position',[525 -487.5 18.75 18.75], 'FaceColor',[1 1 1]);
rectangle('Position',[543.75 -487.5 18.75 18.75], 'FaceColor',[1 1 1]);
rectangle('Position',[562.5 -468.75 18.75 18.75], 'FaceColor',[0 0 0]);
rectangle('Position',[581.25 -468.75 18.75 18.75], 'FaceColor',[0 0 0]);
rectangle('Position',[562.5 -487.5 18.75 18.75], 'FaceColor',[1 1 1]);
rectangle('Position',[581.25 -487.5 18.75 18.75], 'FaceColor',[0 0 0]);
rectangle('Position',[562.5 -506.25 18.75 18.75], 'FaceColor',[1 1 1]);
rectangle('Position',[581.25 -506.25 18.75 18.75], 'FaceColor',[0 0 0]);
rectangle('Position',[562.5 -525 18.75 18.75], 'FaceColor',[1 1 1]);
rectangle('Position',[581.25 -525 18.75 18.75], 'FaceColor',[0 0 0]);
rectangle('Position',[450 -581.25 18.75 18.75], 'FaceColor',[1 1 1]);
rectangle('Position',[468.75 -581.25 18.75 18.75], 'FaceColor',[1 1 1]);
rectangle('Position',[450 -600 18.75 18.75], 'FaceColor',[0 0 0]);
rectangle('Position',[468.75 -600 18.75 18.75], 'FaceColor',[0 0 0]);
rectangle('Position',[487.5 -581.25 18.75 18.75], 'FaceColor',[1 1 1]);
rectangle('Position',[506.25 -581.25 18.75 18.75], 'FaceColor',[1 1 1]);
rectangle('Position',[487.5 -600 18.75 18.75], 'FaceColor',[0 0 0]);
rectangle('Position',[506.25 -600 18.75 18.75], 'FaceColor',[0 0 0]);
rectangle('Position',[562.5 -543.75 18.75 18.75], 'FaceColor',[1 1 1]);
rectangle('Position',[581.25 -543.75 18.75 18.75], 'FaceColor',[0 0 0]);
rectangle('Position',[562.5 -562.5 18.75 18.75], 'FaceColor',[1 1 1]);
rectangle('Position',[581.25 -562.5 18.75 18.75], 'FaceColor',[0 0 0]);
rectangle('Position',[525 -581.25 18.75 18.75], 'FaceColor',[1 1 1]);
rectangle('Position',[543.75 -581.25 18.75 18.75], 'FaceColor',[1 1 1]);
rectangle('Position',[525 -600 18.75 18.75], 'FaceColor',[0 0 0]);
rectangle('Position',[543.75 -600 18.75 18.75], 'FaceColor',[0 0 0]);
rectangle('Position',[562.5 -581.25 18.75 18.75], 'FaceColor',[1 1 1]);
rectangle('Position',[581.25 -581.25 18.75 18.75], 'FaceColor',[0 0 0]);
rectangle('Position',[562.5 -600 18.75 18.75], 'FaceColor',[0 0 0]);
rectangle('Position',[581.25 -600 18.75 18.75], 'FaceColor',[0 0 0]);
X=[560,560,487.5,487.5,375,375,300,300,225,225,225,225,150,150,150,131.25,131.25,112.5,112.5,112.5,112.5,112.5,112.5,75,40];
Y=[-560,-560,-525,-525,-450,-450,-412.5,-412.5,-375,-375,-337.5,-337.5,-262.5,-262.5,-262.5,-281.25,-300,-337.5,-375,-412.5,-450,-487.5,-525,-562.5,-560];
hold on;
plot(X,Y,'r');
legend('1859.72','Location','southoutside');
